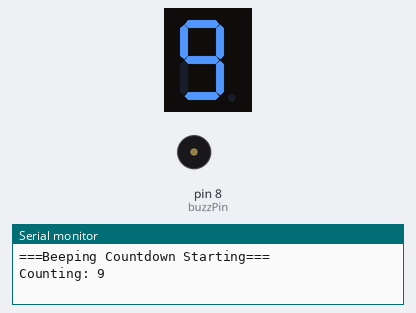
Bench run of a sketch on a simulated Arduino Uno, built with avr-gcc and run on an emulated ATmega328P. On the bench: 1-digit seven-segment display, buzzer (waves = sounding), the last lines printed to the serial monitor. Wiring (inferred from the names in the program): 1-digit 7-segment display, segments lit when HIGH: segments pin 2, pin 3, pin 4, pin 5, pin 6, pin 7, pin 9. The segment pins are drawn as the display they are named for.

Above: at 0.3 s.
At 4.3 s:
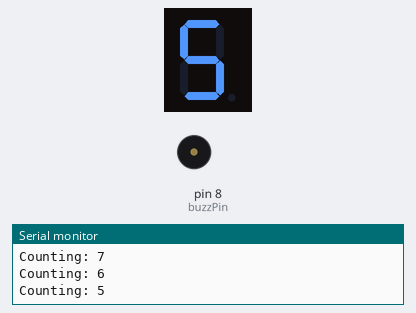
At 9.1 s:
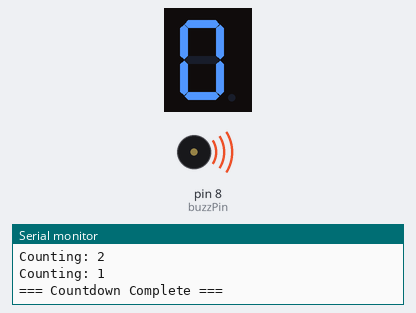
At 10.1 s:
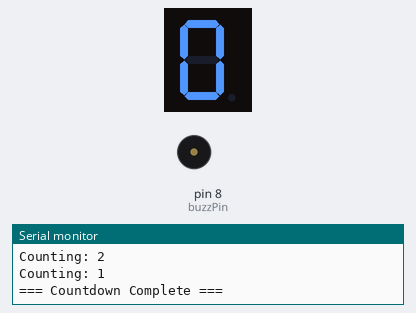
Timing chart, 0 to 11.6 s (numbered marks = the images above):
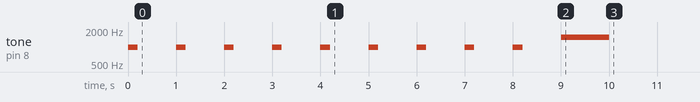

The sketch:

task5assignment2.ino
```cpp
 int buzzPin =8;
int segmentPins[]={2,3,4,5,6,7,9};
int numSegments = 7;
//a b c d e f g
byte digits[10][7]={
{1,1,1,1,1,1,0},// to on 0
{0,1,1,0,0,0,0},// to on 1
{1,1,0,1,1,0,1},// to on 2
{1,1,1,1,0,0,1},// to on 3
{0,1,1,0,0,1,1},// to on 4
{1,0,1,1,0,1,1},//to on 5
{1,0,1,1,1,1,1},// to on 6
{1,1,1,0,0,0,0},// to on 7
{1,1,1,1,1,1,1},// to on 8
{1,1,1,1,0,1,1}, // to on 9
};


void showDigit (int n){
if (n < 0 || n > 9) return;


for (int i = 0; i < numSegments; i++){
  digitalWrite(segmentPins[i], digits[n][i]);
 }
}
void setup() {
  Serial.begin(9600);

  pinMode(buzzPin, OUTPUT);
  for (int i = 0; i<numSegments; i++) {
    pinMode(segmentPins[i], OUTPUT);
  }
  Serial.println("===Beeping Countdown Starting===");
  int count = 9;
  while(count>=1){
    Serial.print("Counting: ");
    Serial.println(count);
    showDigit(count);

    // short beep
    tone(buzzPin,1000,200);
    delay(1000);
    count = count - 1;
  }
//displaying zero and tone completion
showDigit(0);
tone(buzzPin,1500,1000);
Serial.println("=== Countdown Complete ===");
}

void loop() {
  //empty
}
```

Measured:
- by itself, tone on pin 8 (buzzPin): plays 1000 Hz for 0.20 s, 1000 Hz for 0.20 s, 1000 Hz for 0.20 s, 1000 Hz for 0.20 s, 1000 Hz for 0.20 s, 1000 Hz for 0.20 s … (10 notes in this stretch)
- what the display in image 1 shows lasts 1.0 s, from 4.0 s to 5.0 s
